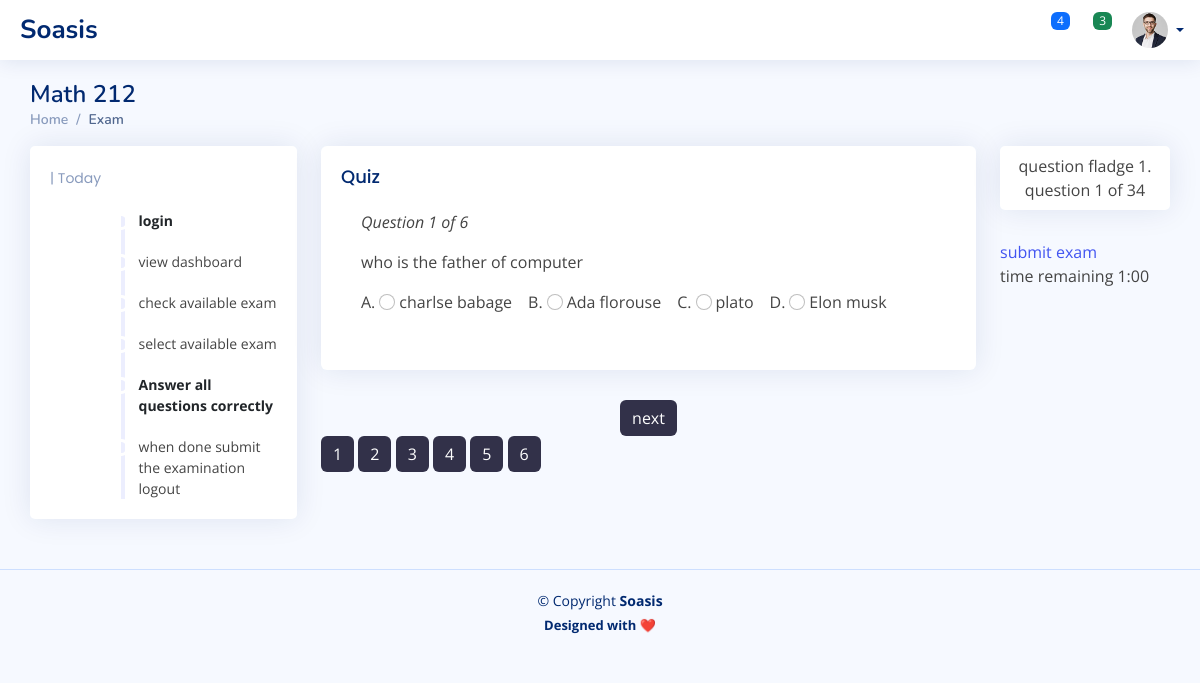
Page /exam on the committed database.
### testapp/models.py (models this page shows, shortened)
class Questions(models.Model):
    question = models.CharField(max_length=555)
    answer_options = models.ForeignKey(AnswerOptions, on_delete=models.CASCADE, null=True, blank=True)
    correct_answer = models.CharField(blank=True, max_length=255, null=True)
    created_by = models.ForeignKey(Account, on_delete=models.CASCADE)
    created = models.DateTimeField(auto_now_add=True)

class AnswerOptions(models.Model):
    a = models.CharField(max_length=255)
    b = models.CharField(max_length=255)
    c = models.CharField(max_length=255)
    d = models.CharField(max_length=255)

### testapp/views.py (the view)
# urls.py: path('exam',exam,name='exam'),
def exam(request):
    exam_list = Questions.objects.all()
    paginator = Paginator(exam_list,1)
    page = request.GET.get('page')
    list = paginator.get_page(page)
    listno = list.paginator.num_pages
    return render(request,'exam.html',{'q_list':list,'non_all':listno})

### templates/exam.html (shortened to what this page needs)
{% extends 'basexam.html' %}
{% load static %}
{% block content %}
<div class="toggle-sidebar">
  {% include "snippets/basenav.html" %}
  <main id="main" class="main">
    <div class="pagetitle">
      <h1 >Math 212</h1>
      <nav>
        <ol class="breadcrumb">
          <li class="breadcrumb-item"><a href="index.html">Home</a></li>
          <li class="breadcrumb-item active">Exam</li>
        </ol>
      </nav>
    </div>
    <section class="section dashboard">
      <div class="row">
        <div class="col-lg-3 d-none d-lg-block" >
          <div class="card">
            <div class="card-body">
              <h5 class="card-title"><span>| Today</span></h5>
              <div class="activity">
                <div class="activity-item d-flex">
                  <div class="activite-label"></div>
                  <i class='bi bi-circle-fill activity-badge text-success align-self-start'></i>
                  <div class="activity-content">
                    <a href="#" class="fw-bold text-dark">login</a>
                  </div>
                </div>
                <div class="activity-item d-flex">
                  <div class="activite-label"></div>
                  <i class='bi bi-circle-fill activity-badge text-danger align-self-start'></i>
                  <div class="activity-content">
                    view dashboard
                  </div>
                </div>
                <div class="activity-item d-flex">
                  <div class="activite-label"></div>
                  <i class='bi bi-circle-fill activity-badge text-primary align-self-start'></i>
                  <div class="activity-content">
                    check available exam
                  </div>
                </div>
                <div class="activity-item d-flex">
                  <div class="activite-label"></div>
                  <i class='bi bi-circle-fill activity-badge text-info align-self-start'></i>
                  <div class="activity-content">
                    select available exam
                  </div>
                </div>
                <div class="activity-item d-flex">
                  <div class="activite-label"></div>
                  <i class='bi bi-circle-fill activity-badge text-warning align-self-start'></i>
                  <div class="activity-content ">
                    <a class="fw-bold text-dark"> Answer all questions correctly</a>
                  </div>
                </div>
                <div class="activity-item d-flex">
                  <div class="activite-label"></div>
                  <i class='bi bi-circle-fill activity-badge text-muted align-self-start'></i>
                  <div class="activity-content">
                    when done submit the examination logout
                  </div>
                </div>
              </div>
            </div>
          </div>
        </div>
        <div class="col-lg-7 col-md-12">
          <div class="card rounded">
            <div class="card-body" >
              <h5 class="card-title">Quiz</h5>
              {% for q in q_list %}
              <div class="card-body">
                <i class="text-bold">Question <span>{{q_list.number}} of {{q_list.paginator.num_pages}}</span></i>
                <div class="pt-3 question" id="{{q.id}}">
                  {{q.question}}
                </div>
                <div class="d-flex flex-wrap mb-3 pt-3 gap-3" id="form">
                  <div class=" d-flex flex-wrap gap-1">
                    A.<input class="form-check-input" type="radio" name="answer" id="gridRadios1" value="{{q.answer_options.a}}">
                    <label class="form-check-label" for="gridRadios1">
                      {{q.answer_options.a}}
                    </label>
                  </div>
                  <div class="d-flex flex-wrap gap-1">
                    B.<input class="form-check-input" type="radio" name="answer" id="gridRadios2" value="{{q.answer_options.b}}">
                    <label class="form-check-label" for="gridRadios2">
                      {{q.answer_options.b}}
                    </label>
                  </div>
                  <div class="d-flex flex-wrap gap-1">
                    C.<input class="form-check-input" type="radio" name="answer" id="gridRadios3" value="{{q.answer_options.c}}">
                    <label class="form-check-label" for="gridRadios3">
                      {{q.answer_options.c}}
                    </label>
                  </div>
                  <div class="d-flex flex-wrap gap-1">
                    D.<input class="form-check-input" type="radio" name="answer" id="gridRadios4" value="{{q.answer_options.d}}">
                    <label class="form-check-label" for="gridRadios4">
                      {{q.answer_options.d}}
                    </label>
                  </div>
                </div>
              </div>
              {% endfor %}
            </div>
          </div>
          <div class="text-center">
            {% if q_list.has_next %}
              <a href="?page={{q_list.next_page_number}}" class="btn btn-primary" id="next">next</a>
            {% endif %}
          </div>
          <div>
            {% for n_page in q_list.paginator.page_range %}
              <a href="?page={{n_page}}" class="btn btn-primary" id="next" >{{n_page}}</a>
            {% endfor %}
          </div>
        </div>
        <div class="col-md-2 col-sm-12">
          <div class="card text-center p-2">
            <div>question <span class="fa fas fladge">fladge</span> 1.</div>
            <div>question 1 of 34</div>
          </div>
          <a href="#" id="next" class="submit">submit exam</a>
          <p>time remaining <span class="text-bold " id="countdown"></span></p>
        </div>
      </div>
</div>
<footer id="footer" class="footer">
  <div class="copyright">
    &copy; Copyright <strong><span>Soasis</span>
  <div class="credits">
    Designed with  ❤️ </div>
</footer>
{% endblock content %}

### static/assets/css/style.css (style rules this page uses)
:root { scroll-behavior: smooth; }
body { font-family: "Open Sans", sans-serif; background: #f6f9ff; color: #444444; }
a { color: #4154f1; text-decoration: none; }
h1, h2, h3, h4, h5, h6 { font-family: "Nunito", sans-serif; }
#main { margin-top: 60px; padding: 20px 30px; transition: all 0.3s; }
.pagetitle { margin-bottom: 10px; }
.pagetitle h1 { font-size: 24px; margin-bottom: 0; font-weight: 600; color: #012970; }
.card { margin-bottom: 30px; border: none; border-radius: 5px; box-shadow: 0px 0 30px rgba(1, 41, 112, 0.1); }
.card-title { padding: 20px 0 15px 0; font-size: 18px; font-weight: 500; color: #012970; font-family: "Poppins", sans-serif; }
.card-title span { color: #899bbd; font-size: 14px; font-weight: 400; }
.card-body { padding: 0 20px 20px 20px; }
.breadcrumb { font-size: 14px; font-family: "Nunito", sans-serif; color: #899bbd; font-weight: 600; }
.breadcrumb a { color: #899bbd; transition: 0.3s; }
.breadcrumb .breadcrumb-item::before { color: #899bbd; }
.breadcrumb .active { color: #51678f; font-weight: 600; }
@media (min-width: 1200px) { #main, #footer { margin-left: 300px; } }
@media (min-width: 1200px) { .toggle-sidebar #main, .toggle-sidebar #footer { margin-left: 0; } }
.dashboard .activity { font-size: 14px; }
.dashboard .activity .activity-item .activite-label { color: #888; position: relative; flex-shrink: 0; flex-grow: 0; min-width: 64px; }
.dashboard .activity .activity-item .activite-label::before { content: ""; position: absolute; right: -11px; width: 4px; top: 0; bottom: 0; background-color: #eceefe; }
.dashboard .activity .activity-item .activity-badge { margin-top: 3px; z-index: 1; font-size: 11px; line-height: 0; border-radius: 50%; flex-shrink: 0; border: 3px solid #fff; flex-grow: 0; }
.dashboard .activity .activity-item .activity-content { padding-left: 10px; padding-bottom: 20px; }
.dashboard .activity .activity-item:first-child .activite-label::before { top: 5px; }
.dashboard .activity .activity-item:last-child .activity-content { padding-bottom: 0; }
.footer { padding: 20px 0; font-size: 14px; transition: all 0.3s; border-top: 1px solid #cddfff; }
.footer .copyright { text-align: center; color: #012970; }
.footer .credits { padding-top: 5px; text-align: center; font-size: 13px; color: #012970; }

### templates/basexam.html (style rules this page uses)
.btn-primary { background: #323149; border: #323149; }

### rows in the picture
Questions: number "1", paginator.num_pages "6", question "who is the father of computer", answer_options.a "charlse babage", answer_options.b "Ada florouse", answer_options.c "plato", answer_options.d "Elon musk"

### other values in the picture
{{ n_page }} "1" "2" "3" "4" "5" "6"
